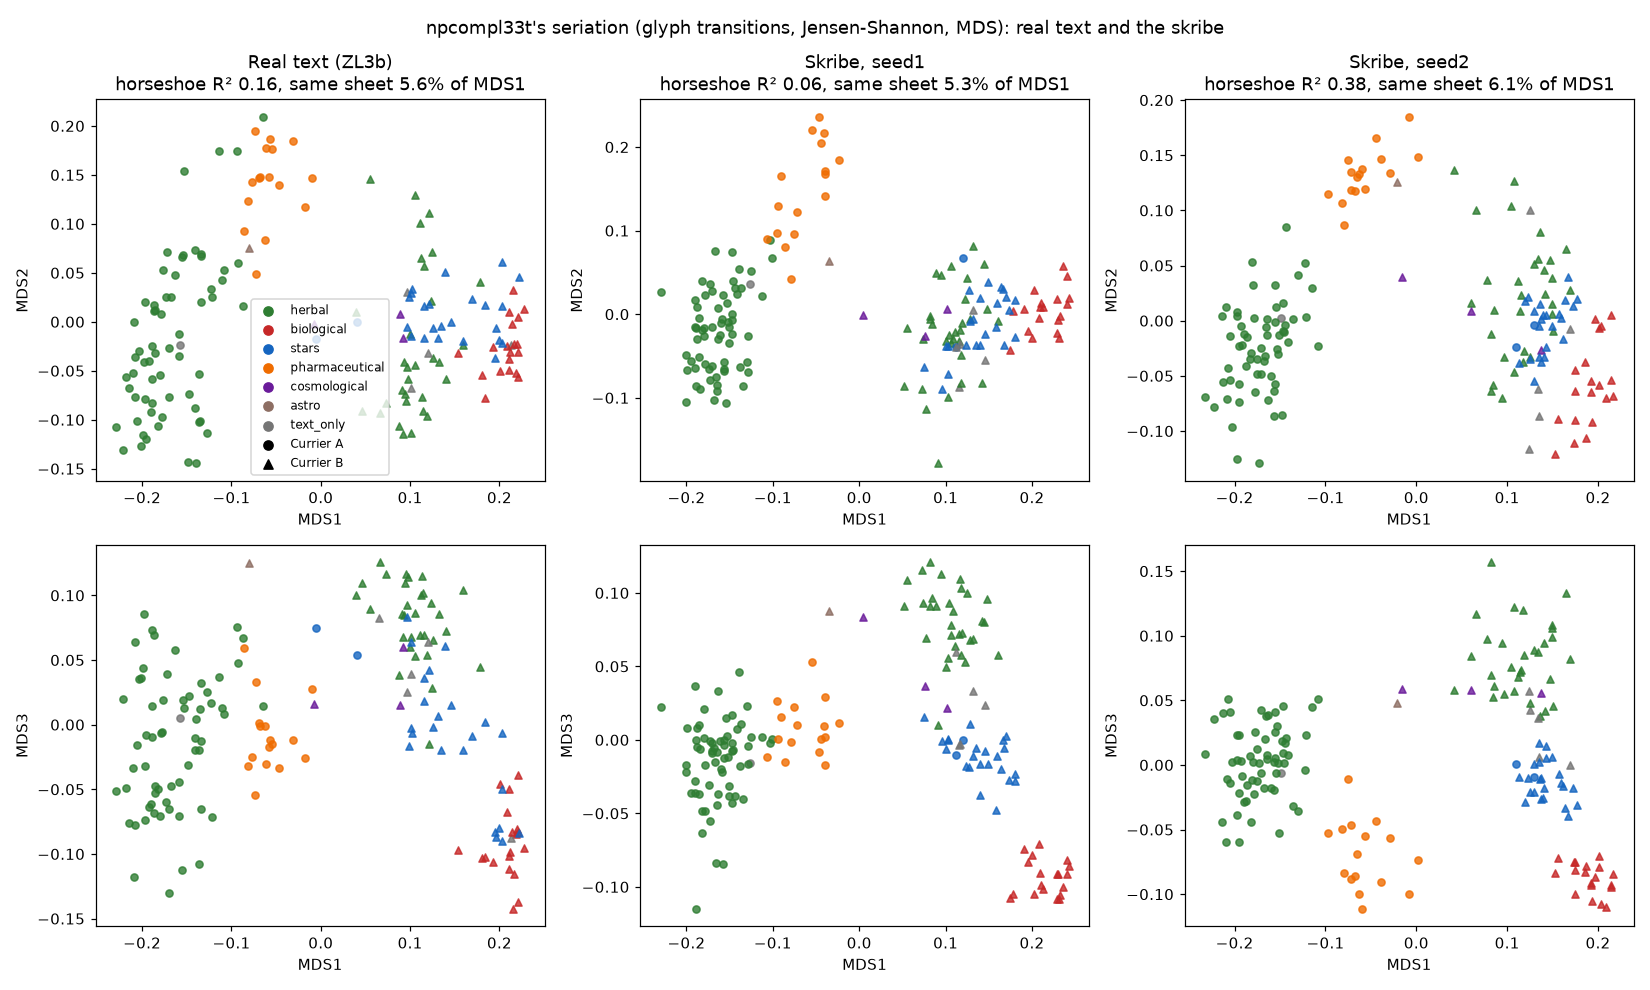

Write Python code to recreate this figure.
# npcompl33t's page seriation (voynich.ninja threads 6182, 6215, 6223, October 2026), rebuilt from his descriptions and run on the
# real text and on the skribe. Per page: glyph transition counts within words (with word start and end) and along the line with the
# spaces removed, added together. Between two pages: for each starting glyph g with at least 3 outgoing transitions on both pages,
# the Jensen-Shannon divergence of P(h|g); weighted by the share of g on the two pages; excluded rows are not redistributed. Classical
# MDS on the square root of that dissimilarity. A Guttman horseshoe shows as MDS2 ~ quadratic in MDS1 and MDS3 ~ S or W in MDS1.
# Also his "bifolio agreement": how close the pages of the same sheet are on MDS1.
# Differences from his pipeline we cannot avoid: paragraph text only (ZL3b, as the skribe writes it), our glyph units (ch, sh, cth,
# ckh, cph, cfh as single glyphs), pages with at least MIN_GLYPHS glyphs; no curve fitting (ElPiGraph), only the MDS shapes.
#   PYTHONIOENCODING=utf-8 py -3 external_tests/npcompl33t/seriation.py
# Input: scribe/manuscript_out/{real,scribe_seed*}.txt. Output: here, seriation.{txt,png}
import os, re, glob, math
import numpy as np
from collections import Counter, defaultdict
HERE = os.path.dirname(os.path.abspath(__file__)); ROOT = os.path.abspath(os.path.join(HERE, '..', '..'))
MIN_GLYPHS, MIN_ROW = 300, 3
UNITS = re.compile(r'cth|ckh|cph|cfh|ch|sh|.')
OUT = []


def say(s=''):
    OUT.append(s); print(s, flush=True)


def read(path):
    P = {}; cur = None
    for ln in open(path, encoding='utf-8'):
        if ln.startswith('#') or not ln.strip():
            continue
        m = re.match(r'^<(f\d+[rv]\d*)>\s+<!(.*)>', ln)
        if m:
            cur = m.group(1); P[cur] = dict(dict(re.findall(r'\$(\w)=(\S+)', m.group(2))), lines=[]); continue
        m = re.match(r'^<[^>]+>\s*(.*)$', ln.rstrip('\n'))
        if not m or cur is None:
            continue
        ws = [w for w in m.group(1).replace('<%>', '').replace('<$>', '').replace('<->', '.').split('.') if w]
        if ws:
            P[cur]['lines'].append(ws)
    return P


def transitions(lines):
    T = defaultdict(Counter); n = 0
    for ws in lines:
        for w in ws:
            g = ['^'] + UNITS.findall(w) + ['$']
            for a, b in zip(g, g[1:]):
                T[a][b] += 1
        flat = [u for w in ws for u in UNITS.findall(w)]
        n += len(flat)
        for a, b in zip(flat, flat[1:]):
            T[a][b] += 1
    return T, n


def jsd(p, q):
    keys = set(p) | set(q); tp = sum(p.values()); tq = sum(q.values()); d = 0.0
    for k in keys:
        a = p.get(k, 0) / tp; b = q.get(k, 0) / tq; m = (a + b) / 2
        if a > 0: d += 0.5 * a * math.log2(a / m)
        if b > 0: d += 0.5 * b * math.log2(b / m)
    return d


def dissimilarity(Tp, Tq):
    np_ = sum(sum(c.values()) for c in Tp.values()); nq = sum(sum(c.values()) for c in Tq.values()); d = 0.0
    for g in set(Tp) | set(Tq):
        cp, cq = Tp.get(g, Counter()), Tq.get(g, Counter())
        w = 0.5 * (sum(cp.values()) / np_ + sum(cq.values()) / nq)
        if sum(cp.values()) >= MIN_ROW and sum(cq.values()) >= MIN_ROW:
            d += w * jsd(cp, cq)
    return d


def mds(D, k=3):
    n = len(D); J = np.eye(n) - 1 / n; B = -0.5 * J @ (D ** 2) @ J
    vals, vecs = np.linalg.eigh(B); idx = np.argsort(vals)[::-1]; vals, vecs = vals[idx], vecs[:, idx]
    X = vecs[:, :k] * np.sqrt(np.maximum(vals[:k], 0))
    return X, vals[:k] / vals[vals > 0].sum()


def r2(x, y, deg):
    c = np.polyfit(x, y, deg); res = y - np.polyval(c, x); return 1 - res.var() / y.var()


def analyse(path):
    P = read(path); pages = []; T = {}
    for pg, d in P.items():
        t, n = transitions(d['lines'])
        if n >= MIN_GLYPHS:
            pages.append(pg); T[pg] = t
    n = len(pages); D = np.zeros((n, n))
    for i in range(n):
        for j in range(i + 1, n):
            D[i, j] = D[j, i] = math.sqrt(dissimilarity(T[pages[i]], T[pages[j]]))
    X, ev = mds(D)
    X[:, 0] *= np.sign(np.corrcoef(X[:, 0], [P[p]['L'] == 'B' for p in pages])[0, 1] or 1)   # same orientation for every text: B to the right
    secs = np.array([P[p]['S'] for p in pages])
    for k, (sname, sign) in ((1, ('pharmaceutical', 1)), (2, ('biological', -1))):   # MDS signs are arbitrary: fix them so every text plots the same way
        if np.sign(X[secs == sname, k].mean()) != sign: X[:, k] *= -1
    order = sorted({p['S'] for p in P.values() if p.get('S')} & set(secs), key=lambda s_: X[secs == s_, 0].mean())
    x = X[:, 0]; rng_ = x.max() - x.min()
    sheet = defaultdict(list)
    for i, p in enumerate(pages):
        sheet[P[p]['F']].append(i)
    same = [abs(x[a] - x[b]) / rng_ for idx in sheet.values() for k, a in enumerate(idx) for b in idx[k + 1:]]
    sec = defaultdict(list)
    for i, p in enumerate(pages):
        sec[P[p]['S']].append(i)
    same_sec = [abs(x[a] - x[b]) / rng_ for idx in sec.values() for k, a in enumerate(idx) for b in idx[k + 1:]]
    allp = [abs(x[a] - x[b]) / rng_ for a in range(n) for b in range(a + 1, n)]
    return dict(P=P, pages=pages, X=X, ev=ev, h2=r2(x, X[:, 1], 2), s3=r2(x, X[:, 2], 3), w3=r2(x, X[:, 2], 4),
                bif=float(np.mean(same)), order=' < '.join(order), bif_n=len(same), sec_=float(np.mean(same_sec)), allp=float(np.mean(allp)))


srcs = [('real', os.path.join(ROOT, 'scribe', 'manuscript_out', 'real.txt'))] + \
       [(os.path.basename(p)[:-4], p) for p in sorted(glob.glob(os.path.join(ROOT, 'scribe', 'manuscript_out', 'scribe_seed*.txt')))]
R = {s: analyse(p) for s, p in srcs}
say(f"npcompl33t's seriation, rebuilt. Pages with >= {MIN_GLYPHS} glyphs; weighted JS of P(next glyph | glyph), rows with >= {MIN_ROW} transitions on both pages; classical MDS.")
say('Horseshoe: R^2 of MDS2 as a parabola of MDS1. S / W: R^2 of MDS3 as a cubic / quartic of MDS1. Bifolio agreement: mean |MDS1 difference| as a share of the MDS1 range.')
say('')
say(f"{'text':14} {'pages':>5} {'var MDS1/2/3':>16} {'horseshoe R2':>12} {'S (cubic)':>9} {'W (quartic)':>11} {'same sheet':>10} {'same section':>12} {'any two pages':>13}")
for s, r in R.items():
    say(f"{s:14} {len(r['pages']):5d} {'/'.join(f'{v:.2f}' for v in r['ev']):>16} {r['h2']:12.2f} {r['s3']:9.2f} {r['w3']:11.2f} {100*r['bif']:9.1f}% {100*r['sec_']:11.1f}% {100*r['allp']:12.1f}%")
say('')
say('Order of the sections along MDS1 (mean of their pages):')
for s, r in R.items():
    say(f"  {s:14} {r['order']}")
say('')
say('Within a section (and hand), does the position on MDS1 follow the folio number? Spearman rho (p) per group with >= 12 pages.')
from scipy.stats import spearmanr
groups = [('herbal', '1'), ('herbal', '2'), ('stars', '3'), ('biological', '2'), ('pharmaceutical', '1')]
say('text           ' + ' | '.join(f'{g[0]} hand {g[1]}' for g in groups))
for s, r in R.items():
    cells = []
    for sec_, hand in groups:
        idx = [i for i, p in enumerate(r['pages']) if r['P'][p]['S'] == sec_ and r['P'][p]['H'] == hand]
        if len(idx) < 12:
            cells.append('n<12'); continue
        rho = spearmanr([int(re.match(r'f(\d+)', r['pages'][i]).group(1)) for i in idx], [r['X'][i, 0] for i in idx])
        cells.append(f'{rho.statistic:+.2f} ({rho.pvalue:.3f}, n {len(idx)})')
    say(f'{s:14} ' + ' | '.join(cells))
open(os.path.join(HERE, 'seriation.txt'), 'w', encoding='utf-8').write('\n'.join(OUT) + '\n')

import matplotlib
matplotlib.use('Agg')
import matplotlib.pyplot as plt
COL = {'herbal': '#2e7d32', 'biological': '#c62828', 'stars': '#1565c0', 'pharmaceutical': '#ef6c00', 'cosmological': '#6a1b9a', 'astro': '#8d6e63', 'text_only': '#757575'}
show = ['real', 'scribe_seed1', 'scribe_seed2']
fig, ax = plt.subplots(2, 3, figsize=(15, 9))
for c, s in enumerate(show):
    r = R[s]; X = r['X']; cols = [COL.get(r['P'][p]['S'], 'k') for p in r['pages']]; mk = ['o' if r['P'][p]['L'] == 'A' else '^' for p in r['pages']]
    for k, (yy, lab) in enumerate(((1, 'MDS2'), (2, 'MDS3'))):
        for xi, yi, ci, mi in zip(X[:, 0], X[:, yy], cols, mk):
            ax[k, c].scatter(xi, yi, c=ci, marker=mi, s=22, alpha=.8)
        ax[k, c].set_xlabel('MDS1'); ax[k, c].set_ylabel(lab)
    ax[0, c].set_title(('Real text (ZL3b)' if s == 'real' else f'Skribe, {s.replace("scribe_", "")}') + f"\nhorseshoe R² {r['h2']:.2f}, same sheet {100*r['bif']:.1f}% of MDS1")
for nm, cl in COL.items():
    ax[0, 0].scatter([], [], c=cl, label=nm)
ax[0, 0].scatter([], [], c='k', marker='o', label='Currier A'); ax[0, 0].scatter([], [], c='k', marker='^', label='Currier B')
ax[0, 0].legend(fontsize=8, loc='best')
fig.suptitle("npcompl33t's seriation (glyph transitions, Jensen-Shannon, MDS): real text and the skribe")
fig.tight_layout(); fig.savefig(os.path.join(HERE, 'seriation.png'), dpi=110)
